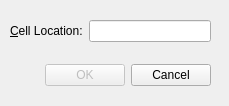
<?xml version="1.0" encoding="UTF-8"?>
<ui version="4.0">
 <class>GoToCellDialog</class>
 <widget class="QWidget" name="GoToCellDialog">
  <property name="geometry">
   <rect>
    <x>0</x>
    <y>0</y>
    <width>229</width>
    <height>106</height>
   </rect>
  </property>
  <property name="sizePolicy">
   <sizepolicy hsizetype="Preferred" vsizetype="Preferred">
    <horstretch>0</horstretch>
    <verstretch>0</verstretch>
   </sizepolicy>
  </property>
  <property name="windowTitle">
   <string>Go to Cell</string>
  </property>
  <widget class="QWidget" name="layoutWidget">
   <property name="geometry">
    <rect>
     <x>10</x>
     <y>20</y>
     <width>201</width>
     <height>22</height>
    </rect>
   </property>
   <layout class="QHBoxLayout" name="horizontalLayout">
    <item>
     <widget class="QLabel" name="lblCellLoc">
      <property name="text">
       <string>&amp;Cell Location:</string>
      </property>
      <property name="buddy">
       <cstring>txtLoc</cstring>
      </property>
     </widget>
    </item>
    <item>
     <widget class="QLineEdit" name="txtLoc"/>
    </item>
   </layout>
  </widget>
  <widget class="QWidget" name="layoutWidget">
   <property name="geometry">
    <rect>
     <x>10</x>
     <y>60</y>
     <width>201</width>
     <height>31</height>
    </rect>
   </property>
   <layout class="QHBoxLayout" name="horizontalLayout_2">
    <item>
     <spacer name="horizontalSpacer">
      <property name="orientation">
       <enum>Qt::Horizontal</enum>
      </property>
      <property name="sizeHint" stdset="0">
       <size>
        <width>68</width>
        <height>20</height>
       </size>
      </property>
     </spacer>
    </item>
    <item>
     <widget class="QPushButton" name="btnOk">
      <property name="enabled">
       <bool>false</bool>
      </property>
      <property name="text">
       <string>OK</string>
      </property>
      <property name="default">
       <bool>true</bool>
      </property>
     </widget>
    </item>
    <item>
     <widget class="QPushButton" name="btnCancel">
      <property name="text">
       <string>Cancel</string>
      </property>
     </widget>
    </item>
   </layout>
  </widget>
 </widget>
 <resources/>
 <connections/>
</ui>
